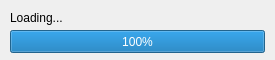
<?xml version="1.0" encoding="UTF-8"?>
<ui version="4.0">
 <class>STACBrowserLoading</class>
 <widget class="QDialog" name="STACBrowserLoading">
  <property name="geometry">
   <rect>
    <x>0</x>
    <y>0</y>
    <width>275</width>
    <height>60</height>
   </rect>
  </property>
  <property name="sizePolicy">
   <sizepolicy hsizetype="Fixed" vsizetype="Fixed">
    <horstretch>0</horstretch>
    <verstretch>0</verstretch>
   </sizepolicy>
  </property>
  <property name="windowTitle">
   <string>STAC Browser</string>
  </property>
  <widget class="QLabel" name="label">
   <property name="geometry">
    <rect>
     <x>10</x>
     <y>10</y>
     <width>100</width>
     <height>16</height>
    </rect>
   </property>
   <property name="text">
    <string>Loading...</string>
   </property>
  </widget>
  <widget class="QProgressBar" name="progressBar">
   <property name="geometry">
    <rect>
     <x>10</x>
     <y>30</y>
     <width>255</width>
     <height>23</height>
    </rect>
   </property>
   <property name="value">
    <number>100</number>
   </property>
  </widget>
 </widget>
 <resources/>
 <connections/>
</ui>
